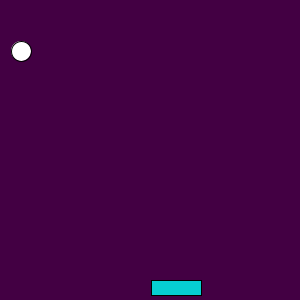
Frame 1 (no input)
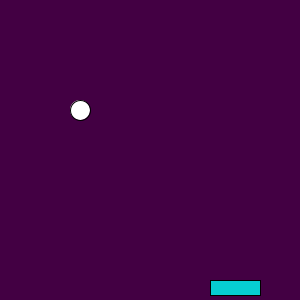
Frame 60 (the mouse pressed at the canvas centre just before this capture)
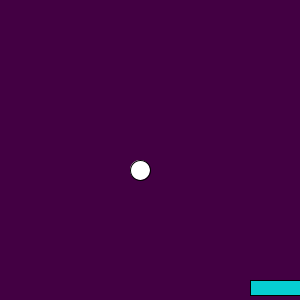
Frame 120 (the mouse held since frame 60 and released just before this capture)

The Processing sketch that drew these frames (run headless with seeded random() and noise(); from frame 60 on, the mouse is pressed at the canvas centre):

// Processing sketch: processing_82983
// ── processing_82983.pde

//Julie O, CP1 Mods 4/5, Bouncing Ball

int pdirection = RIGHT;
boolean right = true;
boolean down = true;
Ball ballA = new Ball();
Paddle paddleA = new Paddle();

void setup()
{
  size(300, 300);
  smooth();
  frameRate(190);
  keyCode = RIGHT;
}

void draw()
{
  background(67, 0, 67);
  paddleA.move();
  paddleA.show();
  ballA.move();
  ballA.bounce();
  ballA.show();
}

class Ball
{
  int bx;
  int by;
  Ball()
  {
    bx = 20;
    by = 50;
  }
  void move()
  {
    if (right == true)
    {
      bx++;
    }
    else
    {
      bx--;
    }
    if (down == true)
    {
      by++;
    }
    else
    {
      by--;
    }
  }
  void bounce()
  {
    if (bx>295) //boolean
    {
      right = false;
    }
    if (bx<5)
    {
      right = true;
    }
    if (by<10)
    {
      down = true;
    }
    if(get(bx,by + 10) == color(6,206,209))
    {
      down = false;
    }
    if(by>300)
    {
      fill(255,0,0);
      ellipse(50,50,75,75);
      fill(0,0,0);
      ellipse(40,40,5,15);
      ellipse(65,40,5,15);
      rect(35,65,35,2);
    }
  }
  void show()
  {
    fill(255, 255, 255);
    ellipse(bx, by, 20, 20);
  }
}

class Paddle
{
  int px = 150;
  void move()
  {
    if (keyCode == RIGHT)
    {
      pdirection = RIGHT;
      px++;
      if(px>250)
      {
        px = 250;
      }
    }
    else if (keyCode == LEFT)
    {
      pdirection = LEFT;
      px--;
      if(px<0)
      {
        px = 0;
      }
    }
  }
  void show()
  {
    fill(6,206,209);
    rect(px,280,50,15);
  }
}
